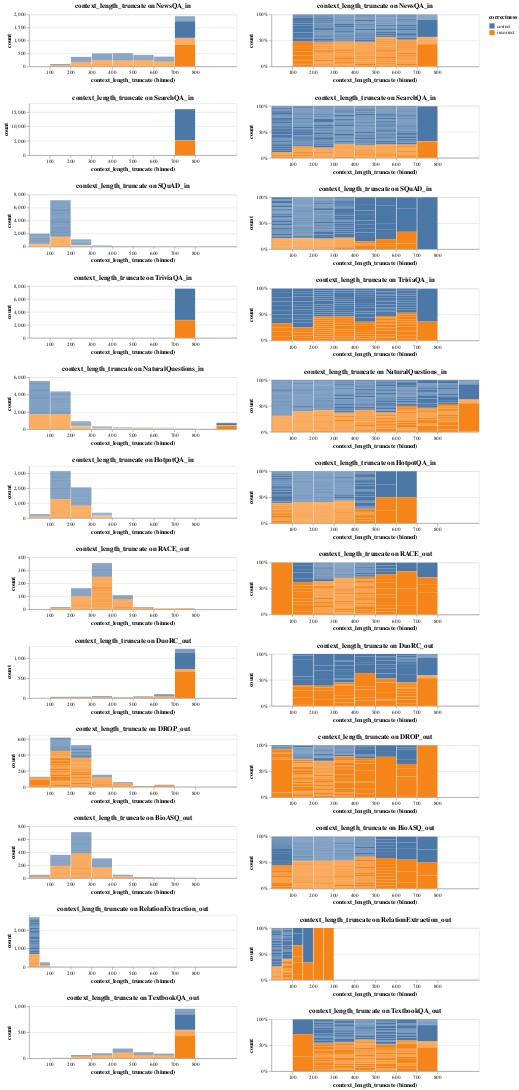

Here is the notebook cell this chart was saved with:
### Code cell
import altair as alt
Attribute.create(
    name="context_length_truncate", 
    description="...", 
    cmd='truncate(attr:context_length, 0, 1000)',
    group_hash=Group.store_hash(),
    attr_hash=Attribute.store_hash())
visualize_attr_by_dataset_group("context_length_truncate")

### Figure 1 — Vega-Lite specification as saved in the notebook (floating-point values rounded to 4 significant figures; data arrays with more than 128 entries replaced by an {"elided": "..."} marker saying what was removed)
{"$schema": "https://vega.github.io/schema/vega-lite/v3.2.1.json", "config": {"mark": {"tooltip": null}, "view": {"height": 300, "width": 400}}, "datasets": {"data-024c8fc30e96e0e5ab11df477d50dea5": {"elided": "592 records"}, "data-2de61c27dc6115a14ed5e422bbb4d158": {"elided": "668 records"}, "data-3f537db84b9031c89c11e4e2691f6fc9": {"elided": "149 records"}, "data-40bb9d4330dec05aa09ed47df849c6f8": {"elided": "1087 records"}, "data-7f349bc553c1f6086cb0d3d9f1d6f785": {"elided": "184 records"}, "data-85b5cb8316ad0799a32e48dc3abfeeb7": {"elided": "369 records"}, "data-85cf9fe29949b48737c97a24665ab39e": [{"context_length_truncate": 800, "correctness": "correct", "count": 413}, {"context_length_truncate": 606, "correctness": "correct", "count": 14}, {"context_length_truncate": 727, "correctness": "correct", "count": 3}, {"context_length_truncate": 615, "correctness": "correct", "count": 15}, {"context_length_truncate": 779, "correctness": "correct", "count": 12}, {"context_length_truncate": 749, "correctness": "correct", "count": 8}, {"context_length_truncate": 253, "correctness": "correct", "count": 4}, {"context_length_truncate": 496, "correctness": "correct", "count": 3}, {"context_length_truncate": 755, "correctness": "correct", "count": 2}, {"context_length_truncate": 381, "correctness": "correct", "count": 3}, {"context_length_truncate": 741, "correctness": "correct", "count": 6}, {"context_length_truncate": 604, "correctness": "correct", "count": 4}, {"context_length_truncate": 778, "correctness": "correct", "count": 7}, {"context_length_truncate": 650, "correctness": "correct", "count": 2}, {"context_length_truncate": 524, "correctness": "correct", "count": 4}, {"context_length_truncate": 439, "correctness": "correct", "count": 1}, {"context_length_truncate": 392, "correctness": "correct", "count": 1}, {"context_length_truncate": 673, "correctness": "correct", "count": 5}, {"context_length_truncate": 622, "correctness": "correct", "count": 1}, {"context_length_truncate": 788, "correctness": "correct", "count": 3}, {"context_length_truncate": 209, "correctness": "correct", "count": 3}, {"context_length_truncate": 672, "correctness": "correct", "count": 3}, {"context_length_truncate": 234, "correctness": "correct", "count": 2}, {"context_length_truncate": 181, "correctness": "correct", "count": 3}, {"context_length_truncate": 699, "correctness": "correct", "count": 1}, {"context_length_truncate": 792, "correctness": "correct", "count": 18}, {"context_length_truncate": 190, "correctness": "correct", "count": 2}, {"context_length_truncate": 757, "correctness": "correct", "count": 5}, {"context_length_truncate": 775, "correctness": "correct", "count": 6}, {"context_length_truncate": 134, "correctness": "correct", "count": 10}, {"context_length_truncate": 584, "correctness": "correct", "count": 4}, {"context_length_truncate": 328, "correctness": "correct", "count": 3}, {"context_length_truncate": 692, "correctness": "correct", "count": 2}, {"context_length_truncate": 297, "correctness": "correct", "count": 1}, {"context_length_truncate": 624, "correctness": "correct", "count": 4}, {"context_length_truncate": 571, "correctness": "correct", "count": 1}, {"context_length_truncate": 225, "correctness": "correct", "count": 2}, {"context_length_truncate": 556, "correctness": "correct", "count": 2}, {"context_length_truncate": 387, "correctness": "correct", "count": 3}, {"context_length_truncate": 734, "correctness": "correct", "count": 4}, {"context_length_truncate": 361, "correctness": "correct", "count": 2}, {"context_length_truncate": 551, "correctness": "correct", "count": 3}, {"context_length_truncate": 192, "correctness": "correct", "count": 2}, {"context_length_truncate": 728, "correctness": "correct", "count": 2}, {"context_length_truncate": 726, "correctness": "correct", "count": 2}, {"context_length_truncate": 536, "correctness": "correct", "count": 2}, {"context_length_truncate": 482, "correctness": "correct", "count": 2}, {"context_length_truncate": 780, "correctness": "correct", "count": 1}, {"context_length_truncate": 709, "correctness": "correct", "count": 1}, {"context_length_truncate": 271, "correctness": "correct", "count": 7}, {"context_length_truncate": 477, "correctness": "correct", "count": 1}, {"context_length_truncate": 399, "correctness": "correct", "count": 4}, {"context_length_truncate": 171, "correctness": "correct", "count": 1}, {"context_length_truncate": 712, "correctness": "correct", "count": 4}, {"context_length_truncate": 790, "correctness": "correct", "count": 9}, {"context_length_truncate": 605, "correctness": "correct", "count": 3}, {"context_length_truncate": 342, "correctness": "correct", "count": 4}, {"context_length_truncate": 541, "correctness": "correct", "count": 1}, {"context_length_truncate": 740, "correctness": "correct", "count": 2}, {"context_length_truncate": 534, "correctness": "correct", "count": 2}, {"context_length_truncate": 304, "correctness": "correct", "count": 1}, {"context_length_truncate": 314, "correctness": "correct", "count": 6}, {"context_length_truncate": 800, "correctness": "incorrect", "count": 656}, {"context_length_truncate": 606, "correctness": "incorrect", "count": 5}, {"context_length_truncate": 727, "correctness": "incorrect", "count": 5}, {"context_length_truncate": 615, "correctness": "incorrect", "count": 7}, {"context_length_truncate": 779, "correctness": "incorrect", "count": 13}, {"context_length_truncate": 749, "correctness": "incorrect", "count": 14}, {"context_length_truncate": 496, "correctness": "incorrect", "count": 2}, {"context_length_truncate": 755, "correctness": "incorrect", "count": 3}, {"context_length_truncate": 381, "correctness": "incorrect", "count": 3}, {"context_length_truncate": 741, "correctness": "incorrect", "count": 1}, {"context_length_truncate": 604, "correctness": "incorrect", "count": 5}, {"context_length_truncate": 778, "correctness": "incorrect", "count": 1}, {"context_length_truncate": 650, "correctness": "incorrect", "count": 1}, {"context_length_truncate": 715, "correctness": "incorrect", "count": 1}, {"context_length_truncate": 524, "correctness": "incorrect", "count": 4}, {"context_length_truncate": 689, "correctness": "incorrect", "count": 6}, {"context_length_truncate": 439, "correctness": "incorrect", "count": 1}, {"context_length_truncate": 128, "correctness": "incorrect", "count": 1}, {"context_length_truncate": 392, "correctness": "incorrect", "count": 4}, {"context_length_truncate": 673, "correctness": "incorrect", "count": 4}, {"context_length_truncate": 622, "correctness": "incorrect", "count": 2}, {"context_length_truncate": 788, "correctness": "incorrect", "count": 1}, {"context_length_truncate": 672, "correctness": "incorrect", "count": 3}, {"context_length_truncate": 234, "correctness": "incorrect", "count": 4}, {"context_length_truncate": 699, "correctness": "incorrect", "count": 2}, {"context_length_truncate": 792, "correctness": "incorrect", "count": 8}, {"context_length_truncate": 190, "correctness": "incorrect", "count": 4}, {"context_length_truncate": 757, "correctness": "incorrect", "count": 2}, {"context_length_truncate": 775, "correctness": "incorrect", "count": 3}, {"context_length_truncate": 134, "correctness": "incorrect", "count": 4}, {"context_length_truncate": 584, "correctness": "incorrect", "count": 1}, {"context_length_truncate": 328, "correctness": "incorrect", "count": 3}, {"context_length_truncate": 692, "correctness": "incorrect", "count": 4}, {"context_length_truncate": 624, "correctness": "incorrect", "count": 3}, {"context_length_truncate": 571, "correctness": "incorrect", "count": 1}, {"context_length_truncate": 225, "correctness": "incorrect", "count": 5}, {"context_length_truncate": 556, "correctness": "incorrect", "count": 4}, {"context_length_truncate": 387, "correctness": "incorrect", "count": 3}, {"context_length_truncate": 734, "correctness": "incorrect", "count": 2}, {"context_length_truncate": 361, "correctness": "incorrect", "count": 1}, {"context_length_truncate": 551, "correctness": "incorrect", "count": 3}, {"context_length_truncate": 192, "correctness": "incorrect", "count": 2}, {"context_length_truncate": 728, "correctness": "incorrect", "count": 1}, {"context_length_truncate": 726, "correctness": "incorrect", "count": 4}, {"context_length_truncate": 536, "correctness": "incorrect", "count": 5}, {"context_length_truncate": 482, "correctness": "incorrect", "count": 3}, {"context_length_truncate": 780, "correctness": "incorrect", "count": 3}, {"context_length_truncate": 709, "correctness": "incorrect", "count": 1}, {"context_length_truncate": 435, "correctness": "incorrect", "count": 1}, {"context_length_truncate": 271, "correctness": "incorrect", "count": 2}, {"context_length_truncate": 477, "correctness": "incorrect", "count": 5}, {"context_length_truncate": 399, "correctness": "incorrect", "count": 1}, {"context_length_truncate": 171, "correctness": "incorrect", "count": 1}, {"context_length_truncate": 712, "correctness": "incorrect", "count": 1}, {"context_length_truncate": 790, "correctness": "incorrect", "count": 1}, {"context_length_truncate": 605, "correctness": "incorrect", "count": 3}, {"context_length_truncate": 342, "correctness": "incorrect", "count": 4}, {"context_length_truncate": 541, "correctness": "incorrect", "count": 2}, {"context_length_truncate": 740, "correctness": "incorrect", "count": 4}, {"context_length_truncate": 534, "correctness": "incorrect", "count": 1}, {"context_length_truncate": 304, "correctness": "incorrect", "count": 1}, {"context_length_truncate": 314, "correctness": "incorrect", "count": 2}, {"context_length_truncate": 209, "correctness": "incorrect", "count": 1}], "data-acdb36d362da921d0af1d20ba660563f": {"elided": "314 records"}, "data-b41dcc133bbc882957e0c76bb4079543": {"elided": "665 records"}, "data-bb1996ebdb3f476eb7ec679bbfc16dee": {"elided": "606 records"}, "data-da307e9aa51818a73aca86bd0dabb9c1": {"elided": "558 records"}, "data-e901379a2beaeba940ce2e9e5cf4e172": {"elided": "323 records"}}, "hconcat": [{"resolve": {"scale": {"x": "shared"}}, "vconcat": [{"data": {"name": "data-024c8fc30e96e0e5ab11df477d50dea5"}, "encoding": {"color": {"field": "correctness", "scale": {"domain": ["correct", "incorrect"]}, "type": "nominal"}, "tooltip": [{"field": "context_length_truncate", "type": "quantitative"}, {"field": "count", "type": "quantitative"}, {"field": "correctness", "type": "nominal"}], "x": {"bin": {"extent": [137, 800], "maxbins": 10}, "field": "context_length_truncate", "type": "quantitative"}, "y": {"field": "count", "stack": "zero", "type": "quantitative"}}, "height": 100, "mark": "bar", "title": "context_length_truncate on NewsQA_in"}, {"data": {"name": "data-b41dcc133bbc882957e0c76bb4079543"}, "encoding": {"color": {"field": "correctness", "scale": {"domain": ["correct", "incorrect"]}, "type": "nominal"}, "tooltip": [{"field": "context_length_truncate", "type": "quantitative"}, {"field": "count", "type": "quantitative"}, {"field": "correctness", "type": "nominal"}], "x": {"bin": {"extent": [36, 800], "maxbins": 10}, "field": "context_length_truncate", "type": "quantitative"}, "y": {"field": "count", "stack": "zero", "type": "quantitative"}}, "height": 100, "mark": "bar", "title": "context_length_truncate on SearchQA_in"}, {"data": {"name": "data-da307e9aa51818a73aca86bd0dabb9c1"}, "encoding": {"color": {"field": "correctness", "scale": {"domain": ["correct", "incorrect"]}, "type": "nominal"}, "tooltip": [{"field": "context_length_truncate", "type": "quantitative"}, {"field": "count", "type": "quantitative"}, {"field": "correctness", "type": "nominal"}], "x": {"bin": {"extent": [26, 706], "maxbins": 10}, "field": "context_length_truncate", "type": "quantitative"}, "y": {"field": "count", "stack": "zero", "type": "quantitative"}}, "height": 100, "mark": "bar", "title": "context_length_truncate on SQuAD_in"}, {"data": {"name": "data-7f349bc553c1f6086cb0d3d9f1d6f785"}, "encoding": {"color": {"field": "correctness", "scale": {"domain": ["correct", "incorrect"]}, "type": "nominal"}, "tooltip": [{"field": "context_length_truncate", "type": "quantitative"}, {"field": "count", "type": "quantitative"}, {"field": "correctness", "type": "nominal"}], "x": {"bin": {"extent": [40, 800], "maxbins": 10}, "field": "context_length_truncate", "type": "quantitative"}, "y": {"field": "count", "stack": "zero", "type": "quantitative"}}, "height": 100, "mark": "bar", "title": "context_length_truncate on TriviaQA_in"}, {"data": {"name": "data-40bb9d4330dec05aa09ed47df849c6f8"}, "encoding": {"color": {"field": "correctness", "scale": {"domain": ["correct", "incorrect"]}, "type": "nominal"}, "tooltip": [{"field": "context_length_truncate", "type": "quantitative"}, {"field": "count", "type": "quantitative"}, {"field": "correctness", "type": "nominal"}], "x": {"bin": {"extent": [8, 1000], "maxbins": 10}, "field": "context_length_truncate", "type": "quantitative"}, "y": {"field": "count", "stack": "zero", "type": "quantitative"}}, "height": 100, "mark": "bar", "title": "context_length_truncate on NaturalQuestions_in"}, {"data": {"name": "data-2de61c27dc6115a14ed5e422bbb4d158"}, "encoding": {"color": {"field": "correctness", "scale": {"domain": ["correct", "incorrect"]}, "type": "nominal"}, "tooltip": [{"field": "context_length_truncate", "type": "quantitative"}, {"field": "count", "type": "quantitative"}, {"field": "correctness", "type": "nominal"}], "x": {"bin": {"extent": [46, 638], "maxbins": 10}, "field": "context_length_truncate", "type": "quantitative"}, "y": {"field": "count", "stack": "zero", "type": "quantitative"}}, "height": 100, "mark": "bar", "title": "context_length_truncate on HotpotQA_in"}, {"data": {"name": "data-85b5cb8316ad0799a32e48dc3abfeeb7"}, "encoding": {"color": {"field": "correctness", "scale": {"domain": ["correct", "incorrect"]}, "type": "nominal"}, "tooltip": [{"field": "context_length_truncate", "type": "quantitative"}, {"field": "count", "type": "quantitative"}, {"field": "correctness", "type": "nominal"}], "x": {"bin": {"extent": [90, 800], "maxbins": 10}, "field": "context_length_truncate", "type": "quantitative"}, "y": {"field": "count", "stack": "zero", "type": "quantitative"}}, "height": 100, "mark": "bar", "title": "context_length_truncate on RACE_out"}, {"data": {"name": "data-85cf9fe29949b48737c97a24665ab39e"}, "encoding": {"color": {"field": "correctness", "scale": {"domain": ["correct", "incorrect"]}, "type": "nominal"}, "tooltip": [{"field": "context_length_truncate", "type": "quantitative"}, {"field": "count", "type": "quantitative"}, {"field": "correctness", "type": "nominal"}], "x": {"bin": {"extent": [128, 800], "maxbins": 10}, "field": "context_length_truncate", "type": "quantitative"}, "y": {"field": "count", "stack": "zero", "type": "quantitative"}}, "height": 100, "mark": "bar", "title": "context_length_truncate on DuoRC_out"}, {"data": {"name": "data-acdb36d362da921d0af1d20ba660563f"}, "encoding": {"color": {"field": "correctness", "scale": {"domain": ["correct", "incorrect"]}, "type": "nominal"}, "tooltip": [{"field": "context_length_truncate", "type": "quantitative"}, {"field": "count", "type": "quantitative"}, {"field": "correctness", "type": "nominal"}], "x": {"bin": {"extent": [26, 800], "maxbins": 10}, "field": "context_length_truncate", "type": "quantitative"}, "y": {"field": "count", "stack": "zero", "type": "quantitative"}}, "height": 100, "mark": "bar", "title": "context_length_truncate on DROP_out"}, {"data": {"name": "data-bb1996ebdb3f476eb7ec679bbfc16dee"}, "encoding": {"color": {"field": "correctness", "scale": {"domain": ["correct", "incorrect"]}, "type": "nominal"}, "tooltip": [{"field": "context_length_truncate", "type": "quantitative"}, {"field": "count", "type": "quantitative"}, {"field": "correctness", "type": "nominal"}], "x": {"bin": {"extent": [16, 800], "maxbins": 10}, "field": "context_length_truncate", "type": "quantitative"}, "y": {"field": "count", "stack": "zero", "type": "quantitative"}}, "height": 100, "mark": "bar", "title": "context_length_truncate on BioASQ_out"}, {"data": {"name": "data-3f537db84b9031c89c11e4e2691f6fc9"}, "encoding": {"color": {"field": "correctness", "scale": {"domain": ["correct", "incorrect"]}, "type": "nominal"}, "tooltip": [{"field": "context_length_truncate", "type": "quantitative"}, {"field": "count", "type": "quantitative"}, {"field": "correctness", "type": "nominal"}], "x": {"bin": {"extent": [6, 260], "maxbins": 10}, "field": "context_length_truncate", "type": "quantitative"}, "y": {"field": "count", "stack": "zero", "type": "quantitative"}}, "height": 100, "mark": "bar", "title": "context_length_truncate on RelationExtraction_out"}, {"data": {"name": "data-e901379a2beaeba940ce2e9e5cf4e172"}, "encoding": {"color": {"field": "correctness", "scale": {"domain": ["correct", "incorrect"]}, "type": "nominal"}, "tooltip": [{"field": "context_length_truncate", "type": "quantitative"}, {"field": "count", "type": "quantitative"}, {"field": "correctness", "type": "nominal"}], "x": {"bin": {"extent": [160, 800], "maxbins": 10}, "field": "context_length_truncate", "type": "quantitative"}, "y": {"field": "count", "stack": "zero", "type": "quantitative"}}, "height": 100, "mark": "bar", "title": "context_length_truncate on TextbookQA_out"}]}, {"resolve": {"scale": {"x": "shared"}}, "vconcat": [{"data": {"name": "data-024c8fc30e96e0e5ab11df477d50dea5"}, "encoding": {"color": {"field": "correctness", "scale": {"domain": ["correct", "incorrect"]}, "type": "nominal"}, "tooltip": [{"field": "context_length_truncate", "type": "quantitative"}, {"field": "count", "type": "quantitative"}, {"field": "correctness", "type": "nominal"}], "x": {"bin": {"extent": [137, 800], "maxbins": 10}, "field": "context_length_truncate", "type": "quantitative"}, "y": {"field": "count", "stack": "normalize", "type": "quantitative"}}, "height": 100, "mark": "bar", "title": "context_length_truncate on NewsQA_in"}, {"data": {"name": "data-b41dcc133bbc882957e0c76bb4079543"}, "encoding": {"color": {"field": "correctness", "scale": {"domain": ["correct", "incorrect"]}, "type": "nominal"}, "tooltip": [{"field": "context_length_truncate", "type": "quantitative"}, {"field": "count", "type": "quantitative"}, {"field": "correctness", "type": "nominal"}], "x": {"bin": {"extent": [36, 800], "maxbins": 10}, "field": "context_length_truncate", "type": "quantitative"}, "y": {"field": "count", "stack": "normalize", "type": "quantitative"}}, "height": 100, "mark": "bar", "title": "context_length_truncate on SearchQA_in"}, {"data": {"name": "data-da307e9aa51818a73aca86bd0dabb9c1"}, "encoding": {"color": {"field": "correctness", "scale": {"domain": ["correct", "incorrect"]}, "type": "nominal"}, "tooltip": [{"field": "context_length_truncate", "type": "quantitative"}, {"field": "count", "type": "quantitative"}, {"field": "correctness", "type": "nominal"}], "x": {"bin": {"extent": [26, 706], "maxbins": 10}, "field": "context_length_truncate", "type": "quantitative"}, "y": {"field": "count", "stack": "normalize", "type": "quantitative"}}, "height": 100, "mark": "bar", "title": "context_length_truncate on SQuAD_in"}, {"data": {"name": "data-7f349bc553c1f6086cb0d3d9f1d6f785"}, "encoding": {"color": {"field": "correctness", "scale": {"domain": ["correct", "incorrect"]}, "type": "nominal"}, "tooltip": [{"field": "context_length_truncate", "type": "quantitative"}, {"field": "count", "type": "quantitative"}, {"field": "correctness", "type": "nominal"}], "x": {"bin": {"extent": [40, 800], "maxbins": 10}, "field": "context_length_truncate", "type": "quantitative"}, "y": {"field": "count", "stack": "normalize", "type": "quantitative"}}, "height": 100, "mark": "bar", "title": "context_length_truncate on TriviaQA_in"}, {"data": {"name": "data-40bb9d4330dec05aa09ed47df849c6f8"}, "encoding": {"color": {"field": "correctness", "scale": {"domain": ["correct", "incorrect"]}, "type": "nominal"}, "tooltip": [{"field": "context_length_truncate", "type": "quantitative"}, {"field": "count", "type": "quantitative"}, {"field": "correctness", "type": "nominal"}], "x": {"bin": {"extent": [8, 1000], "maxbins": 10}, "field": "context_length_truncate", "type": "quantitative"}, "y": {"field": "count", "stack": "normalize", "type": "quantitative"}}, "height": 100, "mark": "bar", "title": "context_length_truncate on NaturalQuestions_in"}, {"data": {"name": "data-2de61c27dc6115a14ed5e422bbb4d158"}, "encoding": {"color": {"field": "correctness", "scale": {"domain": ["correct", "incorrect"]}, "type": "nominal"}, "tooltip": [{"field": "context_length_truncate", "type": "quantitative"}, {"field": "count", "type": "quantitative"}, {"field": "correctness", "type": "nominal"}], "x": {"bin": {"extent": [46, 638], "maxbins": 10}, "field": "context_length_truncate", "type": "quantitative"}, "y": {"field": "count", "stack": "normalize", "type": "quantitative"}}, "height": 100, "mark": "bar", "title": "context_length_truncate on HotpotQA_in"}, {"data": {"name": "data-85b5cb8316ad0799a32e48dc3abfeeb7"}, "encoding": {"color": {"field": "correctness", "scale": {"domain": ["correct", "incorrect"]}, "type": "nominal"}, "tooltip": [{"field": "context_length_truncate", "type": "quantitative"}, {"field": "count", "type": "quantitative"}, {"field": "correctness", "type": "nominal"}], "x": {"bin": {"extent": [90, 800], "maxbins": 10}, "field": "context_length_truncate", "type": "quantitative"}, "y": {"field": "count", "stack": "normalize", "type": "quantitative"}}, "height": 100, "mark": "bar", "title": "context_length_truncate on RACE_out"}, {"data": {"name": "data-85cf9fe29949b48737c97a24665ab39e"}, "encoding": {"color": {"field": "correctness", "scale": {"domain": ["correct", "incorrect"]}, "type": "nominal"}, "tooltip": [{"field": "context_length_truncate", "type": "quantitative"}, {"field": "count", "type": "quantitative"}, {"field": "correctness", "type": "nominal"}], "x": {"bin": {"extent": [128, 800], "maxbins": 10}, "field": "context_length_truncate", "type": "quantitative"}, "y": {"field": "count", "stack": "normalize", "type": "quantitative"}}, "height": 100, "mark": "bar", "title": "context_length_truncate on DuoRC_out"}, {"data": {"name": "data-acdb36d362da921d0af1d20ba660563f"}, "encoding": {"color": {"field": "correctness", "scale": {"domain": ["correct", "incorrect"]}, "type": "nominal"}, "tooltip": [{"field": "context_length_truncate", "type": "quantitative"}, {"field": "count", "type": "quantitative"}, {"field": "correctness", "type": "nominal"}], "x": {"bin": {"extent": [26, 800], "maxbins": 10}, "field": "context_length_truncate", "type": "quantitative"}, "y": {"field": "count", "stack": "normalize", "type": "quantitative"}}, "height": 100, "mark": "bar", "title": "context_length_truncate on DROP_out"}, {"data": {"name": "data-bb1996ebdb3f476eb7ec679bbfc16dee"}, "encoding": {"color": {"field": "correctness", "scale": {"domain": ["correct", "incorrect"]}, "type": "nominal"}, "tooltip": [{"field": "context_length_truncate", "type": "quantitative"}, {"field": "count", "type": "quantitative"}, {"field": "correctness", "type": "nominal"}], "x": {"bin": {"extent": [16, 800], "maxbins": 10}, "field": "context_length_truncate", "type": "quantitative"}, "y": {"field": "count", "stack": "normalize", "type": "quantitative"}}, "height": 100, "mark": "bar", "title": "context_length_truncate on BioASQ_out"}, {"data": {"name": "data-3f537db84b9031c89c11e4e2691f6fc9"}, "encoding": {"color": {"field": "correctness", "scale": {"domain": ["correct", "incorrect"]}, "type": "nominal"}, "tooltip": [{"field": "context_length_truncate", "type": "quantitative"}, {"field": "count", "type": "quantitative"}, {"field": "correctness", "type": "nominal"}], "x": {"bin": {"extent": [6, 260], "maxbins": 10}, "field": "context_length_truncate", "type": "quantitative"}, "y": {"field": "count", "stack": "normalize", "type": "quantitative"}}, "height": 100, "mark": "bar", "title": "context_length_truncate on RelationExtraction_out"}, {"data": {"name": "data-e901379a2beaeba940ce2e9e5cf4e172"}, "encoding": {"color": {"field": "correctness", "scale": {"domain": ["correct", "incorrect"]}, "type": "nominal"}, "tooltip": [{"field": "context_length_truncate", "type": "quantitative"}, {"field": "count", "type": "quantitative"}, {"field": "correctness", "type": "nominal"}], "x": {"bin": {"extent": [160, 800], "maxbins": 10}, "field": "context_length_truncate", "type": "quantitative"}, "y": {"field": "count", "stack": "normalize", "type": "quantitative"}}, "height": 100, "mark": "bar", "title": "context_length_truncate on TextbookQA_out"}]}]}
